Frame 1 (no input): blank canvas, image omitted
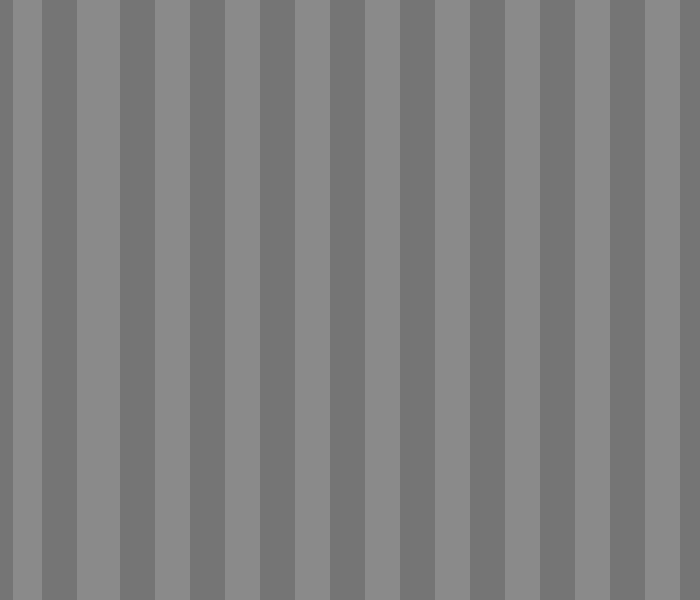
Frame 60 (the mouse pressed at the canvas centre just before this capture)
Frame 120 (the mouse held since frame 60 and released just before this capture): blank canvas, image omitted

The Processing sketch that drew this single still picture (run headless with seeded random() and noise(); from frame 60 on, the mouse is pressed at the canvas centre):

// Processing sketch: bars
// ── bars.pde

int t0;
int t1;
int startTime;
boolean tick = false;
int wait = 1*1*1000;
int counter = 0;
int WIDTH;
int HEIGHT;
int alpha = 0;
int fadeTime = 10000;


  
Bars test1 = new Bars(10, 0, 0, 1, 0, 100);
Bars rest1 = new Bars(1, 0, 0, 1, 1, 50);


void setup() {
  size(700,600);//fullScreen();
  WIDTH = width;
  HEIGHT = height;
  println(WIDTH, HEIGHT);
  //size(800,800);
  colorMode(HSB, 100, 100, 100, 100);
  background(100);
  stroke(0,0,0,0);
  t0=millis();
  startTime = millis();  
  test1.Init();
  rest1.Init();
}



void draw() {
  t1=millis();
  t0=t1;
  if (counter == 0) { Set(test1, 10, 8, 0, 1, 0);}
  if (counter == 2) { Set(test1, 10, -8, 0, 1, 0);} 
  if (counter == 4) { Set(test1, 6, 0, 8, 0, 1);} 
  if (counter == 6) { Set(test1, 6, 0, -8, 0, 1);} 
  background(100);
  if(tick == true){
    test1.update();  
  }

  else if(tick==false){
    
    rest1.update(); 
  }
  if(t1 - startTime >= wait){
    tick = !tick;
    startTime = t1;
    counter = counter + 1;
  }  
    
  int timeLeft = wait - (t1 - startTime);
  if (timeLeft <=fadeTime) {
    alpha = (int)((fadeTime - timeLeft)/(fadeTime/100.0));
  }
  else if ((t1 - startTime) <= fadeTime){
    alpha = (int)((fadeTime-(t1-startTime))/(fadeTime/100.0));
  }
  else { 
    alpha = 0;
  }
  
  
  fill(100,0,50, alpha);
  rect(0,0,width,height);

}

void Set(Bars _bars, int _numBars, int _VelX, int _VelY, int _DirX, int _DirY) {
  _bars.NUMBER_OF_THINGS = _numBars;
  _bars.velX = _VelX;
  _bars.velY = _VelY;
  _bars.dirX = _DirX;
  _bars.dirY = _DirY;
  _bars.Reset();
}

public class Bars { 
  int NUMBER_OF_THINGS;
  int velX;  // speed and direction in x
  int velY; // speed and direction in y
  int dirX;  // make 1 to move in x
  int dirY; // make 1 to move in y
  int COLOUR;
  float fade;
  int myFrameCount;
  float[] x = new float[NUMBER_OF_THINGS+1];
  float[] y = new float[NUMBER_OF_THINGS+1];
      
  
  public Bars(int numBars, int _velX, int _velY, int _dirX, int _dirY, int colour) {     
    NUMBER_OF_THINGS = numBars; 
    velX = _velX;
    velY = _velY;
    dirX = _dirX;
    dirY = _dirY;
    COLOUR = colour;
    x = new float[NUMBER_OF_THINGS+1];
    y = new float[NUMBER_OF_THINGS+1];
    //Init();
  }
  
  public void Reset(){
    float[] x = new float[NUMBER_OF_THINGS+1];
    float[] y = new float[NUMBER_OF_THINGS+1];
    Init();
  }
  
  private void Init() {
    for (int i=0; i< (NUMBER_OF_THINGS+1); i++){
      x[i] = (WIDTH / NUMBER_OF_THINGS) * (i) * dirX;
      y[i] = (HEIGHT / NUMBER_OF_THINGS) * (i) * dirY;  
      //println(x[i], width, WIDTH);
    }
  }
      
  void update() { 
    //size(800,800);//fullScreen();
    fill(0, 0,0, COLOUR);
      
    for (int i=0; i< NUMBER_OF_THINGS+1; i++){

      rect(x[i], y[i], (WIDTH / (2*NUMBER_OF_THINGS) + dirY*WIDTH), (HEIGHT / (2*NUMBER_OF_THINGS)+ dirX*height));
      
      //println(x[i], width);
      x[i] = x[i] + velX;
      y[i] = y[i] + velY;
      if (x[i]>WIDTH){ x[i]=0 - (WIDTH / (NUMBER_OF_THINGS));}
      if (y[i]>HEIGHT){ y[i]= 0 - (HEIGHT / (NUMBER_OF_THINGS));}
      if (y[i]<(0 - (HEIGHT / (NUMBER_OF_THINGS)))) { y[i]=HEIGHT;}
      if (x[i]<(0 - (WIDTH / (NUMBER_OF_THINGS)))) { x[i]=WIDTH;}


    }
  }

}
